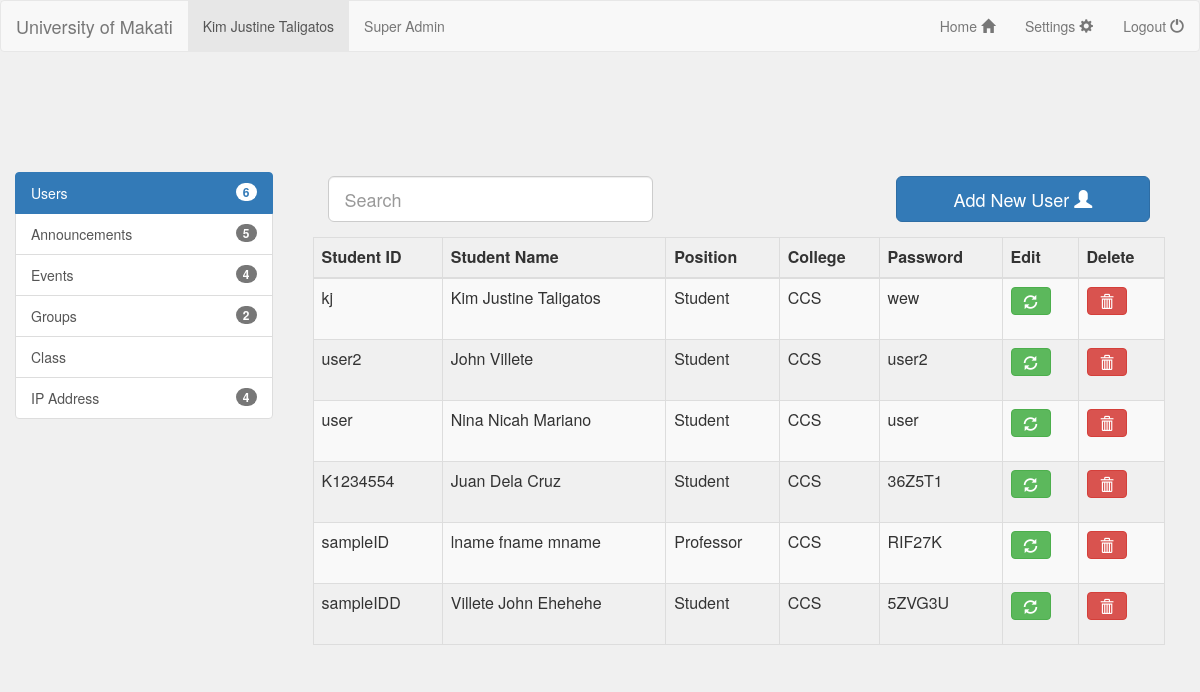
Screenshot of /umak-edu-admin/admin-panel.php (signed in) with the database file from the repository.
### tables this page shows
CREATE TABLE IF NOT EXISTS `tblstudents` (
`id` int(11) NOT NULL,
  `studentID` varchar(30) NOT NULL DEFAULT '',
  `Lastname` varchar(30) NOT NULL,
  `Firstname` varchar(30) NOT NULL,
  `Middlename` varchar(30) NOT NULL,
  `studentname` varchar(50) DEFAULT NULL,
  `position` varchar(30) DEFAULT NULL,
  `college` varchar(30) DEFAULT NULL,
  `password` varchar(30) NOT NULL,
  `profilepicture` longblob NOT NULL
);

### umak-edu-admin/admin-panel.php (the view, shortened to what this page needs)
<?php include'header.php';
	  $viewusers = mysqli_query($conn, "select * from tblstudents");
?>
<div class="row" id="fullhide">
	<div class="col-md-3 col-md-offset-0 side-navigation" >
		  <div class="list-group">
			  <a href="admin-panel.php" class="list-group-item active"><span class="badge"><?php echo$_SESSION["no_user"];?></span> Users</a>
			  <a href="announcements.php" class="list-group-item"><span class="badge"><?php echo$_SESSION["no_announcement"];?></span> Announcements</a>
			  <a href="events.php" class="list-group-item"><span class="badge"><?php echo$_SESSION["no_event"];?></span>Events</a>
			  <a href="groups.php" class="list-group-item "><span class="badge"><?php echo$_SESSION["no_group"];?></span>Groups</a>
			  <a href="#" class="list-group-item">Class</a>
			  <a href="ip.php" class="list-group-item"><span class="badge"><?php echo$_SESSION["no_ip"];?></span>IP Address</a>
		</div>
	</div>
<div class="col-md-9 col-md-offset-0 table-navigation"  >
<div class="form-group">
		<form method="get">
			<div class="col-md-5 col-md-offset-0">
				 <div class="has-feedback">
				    <input type="text" class="form-control input-lg" placeholder="Search" name="users" onkeyup="showUser(this.value)">
		 		 </div>
			</div>
		</form>
			<div class="col-md-4 col-md-offset-3">
				    <a href="#" id="btnadduser" class="btn btn-primary btn-lg btn-block">Add New User
				    <span class="glyphicon glyphicon-user"></span>
				    </a>
			</div>
</div>
	<br><br><br>
	<table class="table table-hover table-bordered table-striped" id="firstload">
    <thead>
      <tr>
        <th>Student ID</th>
        <th>Student Name</th>
        <th>Position</th>
        <th>College</th>
        <th>Password</th>
        <th>Edit</th>
        <th>Delete</th>
      </tr>
    </thead>
    <tbody>
    <?php
    while($rows=mysqli_fetch_assoc($viewusers)){?>
	      <tr>
	        <td><?php echo $rows["studentID"]; ?></td>
	        <td><?php echo $rows["studentname"]; ?></td>
	        <td><?php echo $rows["position"]; ?></td>
	        <td><?php echo $rows["college"]; ?></td>
	        <td><?php echo $rows["password"]; ?></td>
	        <td>
	        	<form method="POST">
		        	<button type="button" class="btn btn-success" onclick="this.form.submit()">
		    		<span class="glyphicon glyphicon-refresh"></span>
		  			</button>
		  		</form>
			 </td>
	        <td>
	        	<form method="POST">
				     <button type="button" class="btn btn-danger" onclick="this.form.submit()">
		    		<span class="glyphicon glyphicon-trash"></span>
		  			</button>
	  			 </form>
			 </td>
	      </tr>
    <?php }?>
    </tbody>
  </table>
</div>
</div>

### umak-edu-admin/assets/css/styles.css (style rules this page uses)
.side-navigation { padding-top: 100px; padding-left: 30px; padding-right: 20px; }
.table-navigation { padding-top: 90px; padding-right: 50px; padding-left:20px; }

### rows the page displays
tblstudents: studentID "kj", studentname "Kim Justine Taligatos", position "Student", college "CCS", password "wew"
tblstudents: studentID "user2", studentname "John Villete", position "Student", college "CCS", password "user2"
tblstudents: studentID "user", studentname "Nina Nicah Mariano", position "Student", college "CCS", password "user"
tblstudents: studentID "K1234554", studentname "Juan Dela Cruz", position "Student", college "CCS", password "36Z5T1"
tblstudents: studentID "sampleID", studentname "lname fname mname", position "Professor", college "CCS", password "RIF27K"
tblstudents: studentID "sampleIDD", studentname "Villete John Ehehehe", position "Student", college "CCS", password "5ZVG3U"

### other values shown
$_SESSION["adminname"] "Kim Justine Taligatos"
$_SESSION["no_user"] "6"
$_SESSION["no_announcement"] "5"
$_SESSION["no_event"] "4"
$_SESSION["no_group"] "2"
$_SESSION["no_ip"] "4"
